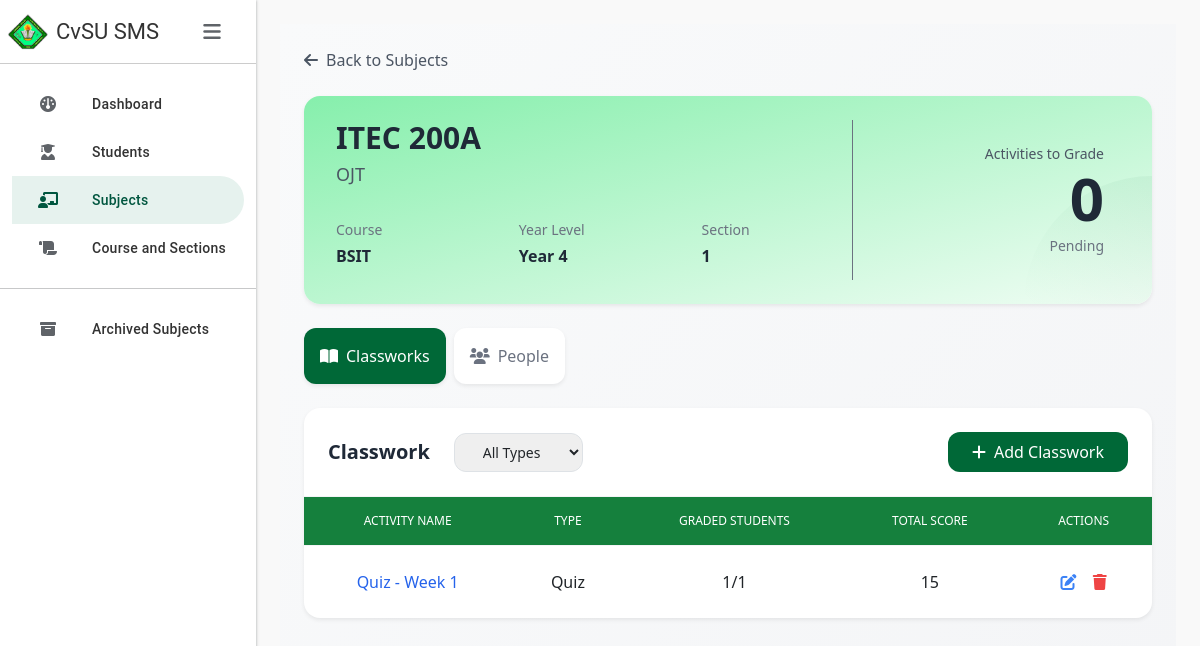
The page /subjects/ITEC 200A/ on the database its author committed.
### SMSapp/models.py (models this page shows, shortened)
class Subject(models.Model):
    SEMESTER_CHOICES = [
        (1, '1st Semester'),
        (2, '2nd Semester'),
        (3, 'Summer'),
    ]
    subject_code = models.CharField(max_length=20, primary_key=True)
    subject_title = models.CharField(max_length=100)
    course = models.ForeignKey(Course, on_delete=models.CASCADE, null=True, blank=True)  # Make course optional
    school_year = models.CharField(max_length=20)
    semester = models.PositiveSmallIntegerField(choices=SEMESTER_CHOICES)
    year_level = models.PositiveSmallIntegerField()
    section = models.CharField(max_length=20)
    archive = models.BooleanField(default=False)
    archived = models.BooleanField(default=False)
    is_active = models.BooleanField(default=True)
    archived_date = models.DateTimeField(null=True, blank=True)
    class Meta:
        ordering = ['subject_code']

class Course(models.Model):
    course_abv = models.CharField(max_length=10, primary_key=True)
    course_name = models.CharField(max_length=100)

class Activity(models.Model):
    activity_id = models.AutoField(primary_key=True)
    subject = models.ForeignKey(Subject, on_delete=models.CASCADE)
    activity_name = models.CharField(max_length=100)
    activity_type = models.CharField(max_length=50)
    total_items = models.IntegerField()

### SMSapp/views.py (the view)
# urls.py: path('subjects/<str:subject_code>/', views.subject_info, name='subject_info'),
def subject_info(request, subject_code):
    subject = get_object_or_404(Subject, subject_code=subject_code)
    enrollments = StudentSubjectEnrollment.objects.filter(student__course__subject=subject)
    enrolled_count = enrollments.count()
    activities = Activity.objects.filter(subject=subject).annotate(
        graded_count=Count('grade'),
        is_pending=models.Case(
            models.When(graded_count__lt=enrolled_count, then=True),
            default=False,
            output_field=models.BooleanField(),
        )
    )
    pending_activities = activities.filter(is_pending=True).count()
    context = {
        'subject': subject,
        'activities': activities,
        'enrolled_students': enrollments,
        'pending_activities': pending_activities,
        'total_students': enrolled_count,
    }
    return render(request, 'subjectinfo.html', context)

### SMSapp/templates/subjectinfo.html (shortened to what this page needs)
{% extends 'base.html' %}
{% load static %}
{% load custom_filters %}
{% block content %}
<div class="min-h-screen p-6 bg-gradient-to-br from-gray-50 to-gray-100">
    <div class="mb-6">
        <a href="{% url 'subjects' %}" class="text-gray-600 hover:text-gray-800 flex items-center gap-2">
            <i class="fas fa-arrow-left"></i>
            <span>Back to Subjects</span>
        </a>
    </div>
    <div class="bg-white rounded-2xl shadow-sm overflow-hidden mb-6">
        <div class="relative p-6 bg-gradient-to-br from-green-300 to-green-50 ">
            <div class="grid grid-cols-3 gap-6">
                <div class="col-span-2 relative z-10 border-r border-gray-500">
                    <div class="flex items-start gap-4 pl-2">
                        <div>
                            <h1 class="text-3xl font-bold text-gray-800">{{ subject.subject_code }}</h1>
                            <p class="text-gray-600 mt-1 text-lg">{{ subject.subject_title }}</p>
                        </div>
                    </div>
                    <div class="grid grid-cols-3 gap-4 mt-4 text0">
                        <div class="p-2">
                            <p class="text-sm text-gray-500 mb-1">Course</p>
                            <p class="font-semibold text-gray-800">{{ subject.course.course_abv }}</p>
                        </div>
                        <div class="p-2 rounded-xl">
                            <p class="text-sm text-gray-500 mb-1">Year Level</p>
                            <p class="font-semibold text-gray-800">Year {{ subject.year_level }}</p>
                        </div>
                        <div class="p-2">
                            <p class="text-sm text-gray-500 mb-1">Section</p>
                            <p class="font-semibold text-gray-800">{{ subject.section }}</p>
                        </div>
                    </div>
                </div>
                <div class="p-6 relative overflow-hidden text-right">
                    <div class="relative z-10">
                        <p class="text-sm font-medium text-gray-600 mb-1">Activities to Grade</p>
                        <h3 class="text-6xl font-bold text-gray-800">
                            {{ pending_activities|default:"0" }}
                        </h3>
                        <p class="text-sm text-gray-500 mt-2">Pending</p>
                    </div>
                </div>
            </div>
            <div class="absolute bottom-0 right-0 w-32 h-32 bg-gradient-to-bl from-[#006837]/5 to-transparent rounded-tl-full"></div>
        </div>
    </div>
    <div class="flex gap-2 mb-6">
        <button id="classworkBtn"
                class="px-3 py-3 rounded-xl font-medium transition-all duration-200 bg-white shadow-sm hover:shadow-md flex items-center gap-2">
            <i class="fas fa-book-open"></i>
            <span>Classworks</span>
        </button>
        <button id="studentsBtn"
                class="px-3 py-3 rounded-xl font-medium transition-all duration-200 bg-white shadow-sm hover:shadow-md flex items-center gap-2">
            <i class="fas fa-users"></i>
            <span>People</span>
        </button>
    </div>
    <div id="classworkSection" class="bg-white rounded-2xl shadow-sm overflow-hidden">
        <div class="p-6 border-b border-gray-100">
            <div class="flex justify-between items-center">
                <div class="flex items-center gap-4">
                    <h3 class="text-xl font-semibold text-gray-800">Classwork</h3>
                    <select id="activityFilter"
                            class="px-4 py-2 rounded-xl border border-gray-200 text-sm focus:ring-2 focus:ring-[#006837]/20 focus:border-[#006837]"
                            onchange="filterActivities()">
                        <option value="all">All Types</option>
                    </select>
                </div>
                <button onclick="openClassworkModal()"
                        class="px-4 py-2 bg-[#006837] text-white rounded-xl hover:bg-[#2d8653] transition-colors flex items-center gap-2">
                    <i class="fas fa-plus"></i>
                    <span>Add Classwork</span>
                </button>
            </div>
        </div>
        <div class="overflow-x-auto">
            <table class="w-full">
                <thead class="bg-green-700 border-b border-gray-100">
                    <tr>
                        <th class="px-6 py-3 text-center text-xs font-medium text-white uppercase">Activity Name</th>
                        <th class="px-6 py-3 text-center text-xs font-medium text-white uppercase">Type</th>
                        <th class="px-6 py-3 text-center text-xs font-medium text-white uppercase">Graded Students</th>
                        <th class="px-6 py-3 text-center text-xs font-medium text-white uppercase">Total Score</th>
                        <th class="px-6 py-3 text-center text-xs font-medium text-white uppercase">Actions</th>
                    </tr>
                </thead>
                <tbody class="divide-y divide-gray-100">
                    {% for activity in activities %}
                    <tr class="activity-row" data-type="{{ activity.activity_type }}">
                        <td class="px-6 py-4 text-center">
                            <a href="{% url 'grades' activity.activity_id %}"
                               class="text-blue-600 hover:text-blue-800">
                                {{ activity.activity_name }}
                            </a>
                        </td>
                        <td class="px-6 py-4 text-center">{{ activity.activity_type }}</td>
                        <td class="px-6 py-4 text-center">
                            {{ activity.graded_count }}/{{ total_students }}
                        </td>
                        <td class="px-6 py-4 text-center">
                            {{ activity.total_items }}
                        </td>
                        <td class="px-6 py-4 text-center">
                            <button onclick="editActivity({{ activity.activity_id }})" class="text-blue-500 hover:text-blue-300 mr-3"><i class="fas fa-edit"></i></button>
                            <button onclick="deleteActivity({{ activity.activity_id }})" class="text-red-500 hover:text-red-300"><i class="fas fa-trash"></i></button>
                        </td>
                    </tr>
                    {% empty %}
                    <tr>
                        <td colspan="5" class="px-6 py-4 text-center text-gray-500" id="noActivitiesRow">
                            No classwork found
                        </td>
                    </tr>
                    {% endfor %}
                </tbody>
            </table>
        </div>
    </div>
</div>
{% endblock %}

### SMSapp/templates/base.html (style rules this page uses)
:root { --gc-primary: #00563F; --gc-secondary: #E6F2EE; --gc-text: #333333; --gc-border: #CCCCCC; --gc-hover: #F5F9F7; --sidebar-width: 256px; --sidebar-collapsed-width: 72px; }
body { background-color: #f9f9f9; overflow-x: hidden; }

### rows shown on the page
Subject: subject_code "ITEC 200A", subject_title "OJT", course.course_abv "BSIT", year_level "4", section "1"
Activity: activity_name "Quiz - Week 1", activity_type "Quiz", graded_count "1", total_students "1", total_items "15"

### other values the page prints
{{ pending_activities|default:"0" }} "0"
